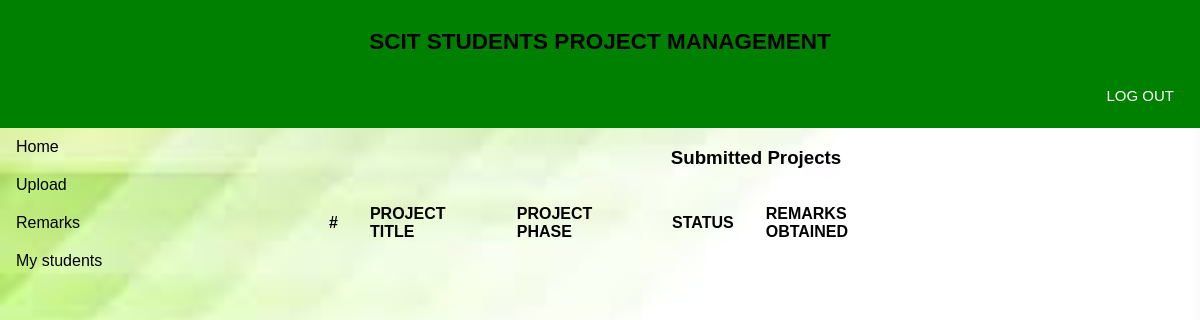
Page /users/student_remarks/ on the earlier database version.
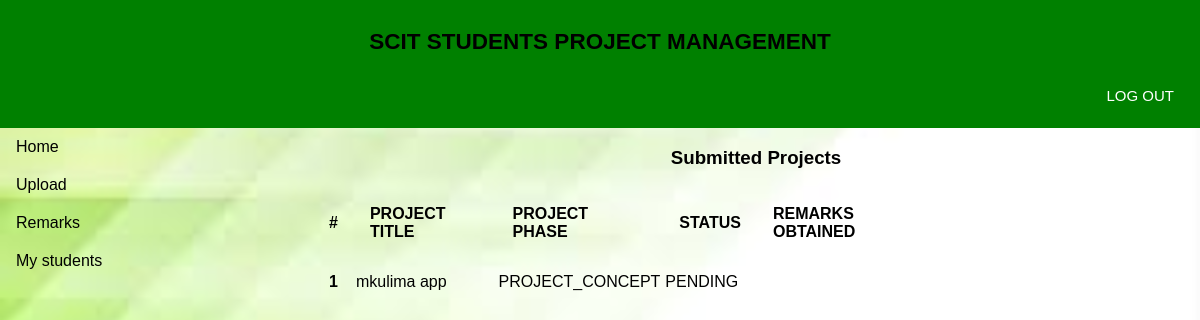
Same page on the later database version.
### students/models.py (models this page shows, shortened)
class Project(models.Model):
    phase = models.CharField(max_length=30, choices=PHASE_CHOICES, default='PROJECT_CONCEPT')
    student = models.ForeignKey(Student, related_name='student_project', on_delete=models.CASCADE)
    project_title = models.CharField(max_length=100)
    registration_no = models.CharField(max_length=100, primary_key=True)
    project_brief = models.TextField(default='description')
    submission_date = models.DateTimeField()
    supervisor = models.ManyToManyField(User, limit_choices_to={'is_lecturer':True}, related_name='projects_assigned')
    pdf = models.FileField(upload_to='projects/pdf/')
    status = models.CharField(max_length=30, choices=STATUS_CHOICES, default='PENDING')

### students/views.py (the view)
# urls.py: path('student_remarks/', student_remarks, name='student_remarks'),
def student_remarks(request):
    projects = Project.objects.all()
    return render(request, 'students/student_remarks.html',{
        'Projects': projects
    })

### students/templates/students/student_remarks.html (shortened to what this page needs)
{%extends "students/essentials/body4.html"%}
{% block content %}
             <h1>Submitted Projects</h1>
            <div class="table-content">
                <div class="table-responsive">
                 <table class="table-student">
                    <thead class="thead-dark">
                    <tr>
                     <th scope="col">#</th>
                     <th scope="col">  PROJECT TITLE  </th>
                     <th scope="col">  PROJECT PHASE </th>
                     <th scope="col"> STATUS  </th>
                     <th scope="col">  REMARKS OBTAINED  </th>
                    </tr>
                    </thead>
                <tbody>
                {% for project in Projects %}
                    <tr>
                        <th scope="row">{{ forloop.counter }}</th>
                        <td>{{ project.project_title}}</td>
                        <td>{{ project.phase }}</td>
                        <td>{{ project.status }}</td>
                        <td>{{ project.remarks_obtained}}</td>
                    </tr>
                {% endfor %}
                </tbody>
                 </table>
                </div>
{% endblock content%}

### students/templates/students/essentials/body4.html (shortened to what this page needs)
<!DOCTYPE html>
<html lang="en">
{% load static %}
<head>
    <link rel="stylesheet" href="{% static 'students/css/style.css'%}"/>
</head>
<body>
    <section class="main">
        <section class="head_home">
           <div class="title">
                <h2>SCIT STUDENTS PROJECT MANAGEMENT</h2>
                <ul class="navigating_lg_sn">
                    <li><a class="active" href="{%url 'logout'%}">LOG OUT</a></li>
                </ul>
            </div>
        </section>
        <section class="goto_pages">
            <div>
                <ul class="navigating">
                    <li><a class="active" href="{% url 'users:student-home' %}">Home</a></li>
                    <li><a href="{% url 'users:upload_project' %}">Upload</a></li>
                    <li><a href="{% url 'users:student_remarks' %}">Remarks</a></li>
                    <li><a href="{% url 'users:mystudents' %}">My students</a></li>
                  </ul>
            </div>
        </section>
        <section class="content">
        {% block content %}{% endblock %}
        </section>
    </section>
</body>
</html>

### students/static/students/css/style.css (style rules this page uses)
body { font-family: sans-serif; margin:0; padding: 0; background: url(../images/minimal.jpg); background-size: cover; background-position: center; height:100%; }
.title { padding: 10px; text-align: center; background: green; color: black; font-size: 15px; }
.navigating_lg_sn { list-style-type: none; margin: 0; padding: 0; overflow: hidden; background:transparent; }
.navigating_lg_sn li { float: right; }
.navigating_lg_sn a { display: block; color: white; text-align: center; padding: 14px 16px; text-decoration: none; }
.navigating { list-style-type: none; margin: 0; padding: 0; width: 10%; background:transparent; position: fixed; height: 100%; overflow: auto; text-align: left; }
.navigating a { display: block; color: #000; padding: 10px 16px; text-decoration: none; }
.content { margin-left: 26%; }
.content h1 { text-align: center; }
.table-student { width: 70%; }
.table td, th { padding: 15px; text-align: left; }
.topics-table td, th { padding: 15px; }
.carousel, .item, .active { height:100%; }

Differences in the rows shown:
added Project: project_title "mkulima app", phase "PROJECT_CONCEPT", status "PENDING"
